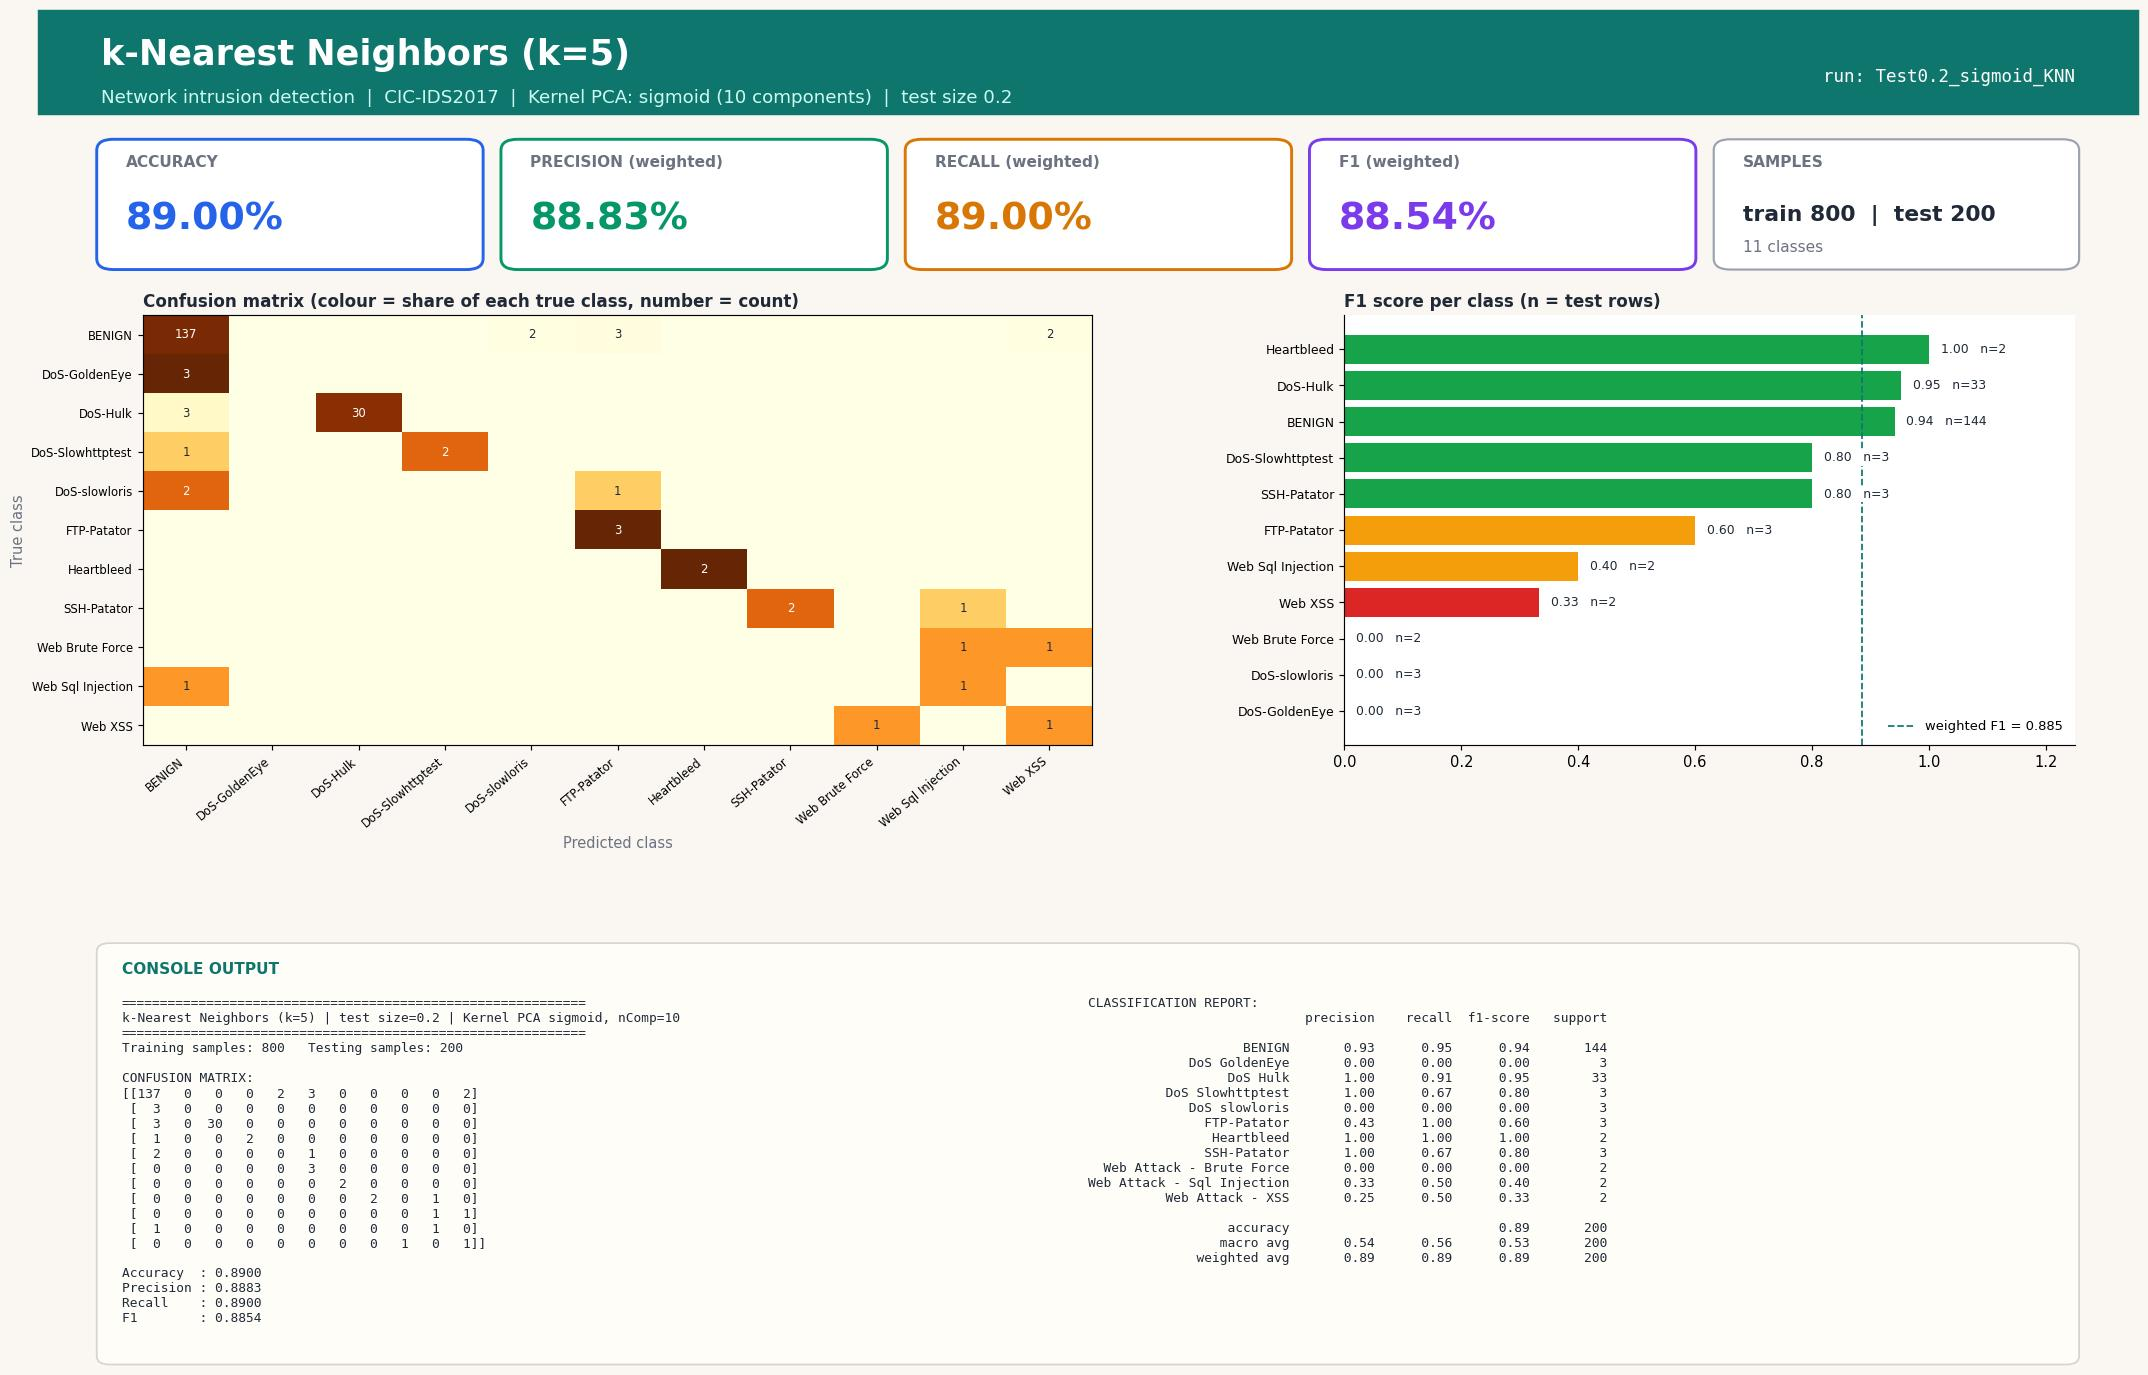

This figure's Python source:
#!/usr/bin/env python3
"""k-Nearest Neighbors (k=5) | Test size 0.2 | Kernel PCA kernel=sigmoid, n_components=10
CIC-IDS2017 (Tue+Wed+Thu-morning) 1000-row stratified sample.
Run in any IDE (Spyder / VS Code / PyCharm / Jupyter): open the file and press Run, no arguments needed.
Saves next to this file: 'Test0.2_sigmoid_KNN.jpg' - one image with the console output (confusion matrix, metrics, classification report) plus charts."""
import json, os
import numpy as np
import matplotlib.pyplot as plt
from sklearn.decomposition import KernelPCA
from sklearn.neighbors import KNeighborsClassifier
from sklearn.metrics import (accuracy_score, classification_report, confusion_matrix,
                             f1_score, precision_score, recall_score)
from sklearn.model_selection import train_test_split
from sklearn.preprocessing import StandardScaler

TEST_SIZE, KERNEL, N_COMP, ALG, ALG_NAME = 0.2, "sigmoid", 10, "KNN", "k-Nearest Neighbors (k=5)"
try:
    HERE = os.path.dirname(os.path.abspath(__file__))
except NameError:                      # Jupyter / interactive console
    HERE = os.getcwd()
def _find_root():                      # folder that contains data/sample.npz (works from any working directory)
    for p in (HERE, os.path.join(HERE, ".."), os.path.join(HERE, "..", ".."), os.getcwd()):
        if os.path.exists(os.path.join(p, "data", "sample.npz")):
            return os.path.abspath(p)
    raise FileNotFoundError("data/sample.npz not found - run prepare_data.py or keep the repo folder structure")
ROOT = _find_root()
tag = f"Test{TEST_SIZE}_{KERNEL}_{ALG}"

# 1. LOAD cached, cleaned sample (see prepare_data.py)
d = np.load(os.path.join(ROOT, "data", "sample.npz"), allow_pickle=True)
X, y, class_names = d["X"], d["y"], [str(c).replace("�", "-") for c in d["classes"]]

# 2. SPLIT
X_train, X_test, y_train, y_test = train_test_split(
    X, y, test_size=TEST_SIZE, random_state=42, stratify=y)

# 3. SCALE (fit on train only)
scaler = StandardScaler()
X_train = scaler.fit_transform(X_train); X_test = scaler.transform(X_test)

# 4. DIMENSIONALITY REDUCTION: Kernel PCA (fit on train only; gamma = sklearn default 1/n_features)
kpca = KernelPCA(n_components=N_COMP, kernel=KERNEL, random_state=0)
X_train = kpca.fit_transform(X_train); X_test = kpca.transform(X_test)

# 5. CLASSIFIER
classifier = KNeighborsClassifier(n_neighbors=5)
classifier.fit(X_train, y_train)
y_pred = classifier.predict(X_test)

# 6. METRICS
labels = np.arange(len(class_names))
cm = confusion_matrix(y_test, y_pred, labels=labels)
res = dict(test_size=TEST_SIZE, kernel=KERNEL, n_components=N_COMP, algorithm=ALG, model=ALG_NAME,
           n_train=int(len(y_train)), n_test=int(len(y_test)),
           accuracy=accuracy_score(y_test, y_pred),
           precision=precision_score(y_test, y_pred, average="weighted", zero_division=0),
           recall=recall_score(y_test, y_pred, average="weighted", zero_division=0),
           f1=f1_score(y_test, y_pred, average="weighted", zero_division=0))
report = classification_report(y_test, y_pred, labels=labels, target_names=class_names, zero_division=0)
lines = ["=" * 60, f"{ALG_NAME} | test size={TEST_SIZE} | Kernel PCA {KERNEL}, nComp={N_COMP}", "=" * 60,
         f"Training samples: {len(y_train)}   Testing samples: {len(y_test)}", "", "CONFUSION MATRIX:", np.array2string(cm), ""]
for k in ("accuracy", "precision", "recall", "f1"): lines.append(f"{k.capitalize():10s}: {res[k]:.4f}")
lines += ["", "CLASSIFICATION REPORT:", report]
console_output = "\n".join(lines); print(console_output)

# 7. VISUAL OUTPUT: ONE report-style image (banner, KPI cards, charts, console output) - real results only
from matplotlib.patches import FancyBboxPatch, Rectangle
short = [c.replace("Web Attack - ", "Web ").replace("DoS ", "DoS-") for c in class_names]
rep = classification_report(y_test, y_pred, labels=labels, target_names=class_names, zero_division=0, output_dict=True)
cmn = cm / np.maximum(cm.sum(axis=1, keepdims=True), 1)          # row-normalised = per-class recall
INK, MUTED, BG, ACC = "#1f2937", "#6b7280", "#faf7f2", "#0f766e"
fig = plt.figure(figsize=(20, 13.2), dpi=105, facecolor=BG)
fig.add_artist(Rectangle((0, 0.925), 1, 0.075, transform=fig.transFigure, color=ACC, zorder=0))
fig.text(0.03, 0.968, f"{ALG_NAME}", fontsize=24, fontweight="bold", color="white", va="center")
fig.text(0.03, 0.937, f"Network intrusion detection  |  CIC-IDS2017  |  Kernel PCA: {KERNEL} ({N_COMP} components)  |  test size {TEST_SIZE}",
         fontsize=12.5, color="#ccfbf1", va="center")
fig.text(0.97, 0.952, f"run: {tag}", fontsize=12, color="white", ha="right", va="center", family="monospace")

# KPI cards
cards = [("ACCURACY", res["accuracy"], "#2563eb"), ("PRECISION (weighted)", res["precision"], "#059669"),
         ("RECALL (weighted)", res["recall"], "#d97706"), ("F1 (weighted)", res["f1"], "#7c3aed")]
for i, (lab, v, col) in enumerate(cards):
    x0 = 0.03 + i * 0.1925
    fig.add_artist(FancyBboxPatch((x0, 0.815), 0.18, 0.09, boxstyle="round,pad=0.002,rounding_size=0.008", transform=fig.transFigure,
                                  facecolor="white", edgecolor=col, linewidth=2))
    fig.text(x0 + 0.012, 0.887, lab, fontsize=10.5, color=MUTED, fontweight="bold")
    fig.text(x0 + 0.012, 0.842, f"{v * 100:.2f}%", fontsize=26, color=col, fontweight="bold")
fig.add_artist(FancyBboxPatch((0.80, 0.815), 0.17, 0.09, boxstyle="round,pad=0.002,rounding_size=0.008", transform=fig.transFigure,
                              facecolor="white", edgecolor="#9ca3af", linewidth=1.5))
fig.text(0.812, 0.887, "SAMPLES", fontsize=10.5, color=MUTED, fontweight="bold")
fig.text(0.812, 0.848, f"train {res['n_train']}  |  test {res['n_test']}", fontsize=15, color=INK, fontweight="bold")
fig.text(0.812, 0.826, f"{len(class_names)} classes", fontsize=10.5, color=MUTED)

gs = fig.add_gridspec(1, 2, left=0.05, right=0.97, top=0.78, bottom=0.47, wspace=0.30, width_ratios=[1.3, 1])
ax1 = fig.add_subplot(gs[0, 0]); ax2 = fig.add_subplot(gs[0, 1])
for ax in (ax1, ax2): ax.set_facecolor("white")
im = ax1.imshow(cmn, cmap="YlOrBr", vmin=0, vmax=1, aspect="auto")
ax1.set_xticks(labels); ax1.set_yticks(labels); ax1.set_xticklabels(short, rotation=40, ha="right", fontsize=8); ax1.set_yticklabels(short, fontsize=8)
ax1.set_title("Confusion matrix (colour = share of each true class, number = count)", loc="left", fontsize=11.5, color=INK, fontweight="bold")
ax1.set_xlabel("Predicted class", color=MUTED); ax1.set_ylabel("True class", color=MUTED)
for a_ in labels:
    for b_ in labels:
        if cm[a_, b_]: ax1.text(b_, a_, cm[a_, b_], ha="center", va="center", fontsize=8, color="white" if cmn[a_, b_] > 0.6 else INK)
f1s = [rep[c]["f1-score"] for c in class_names]; sup = [int(rep[c]["support"]) for c in class_names]
order = np.argsort(f1s)
cols = ["#dc2626" if f1s[i] < 0.34 else "#f59e0b" if f1s[i] < 0.67 else "#16a34a" for i in order]
ax2.barh(range(len(order)), [f1s[i] for i in order], color=cols)
ax2.set_yticks(range(len(order))); ax2.set_yticklabels([short[i] for i in order], fontsize=8.5); ax2.set_xlim(0, 1.25)
ax2.set_title("F1 score per class (n = test rows)", loc="left", fontsize=11.5, color=INK, fontweight="bold")
for k, i in enumerate(order): ax2.text(f1s[i] + 0.02, k, f"{f1s[i]:.2f}   n={sup[i]}", va="center", fontsize=8.5, color=INK, zorder=5, bbox=dict(facecolor="white", edgecolor="none", pad=1))
for sp in ("top", "right"): ax2.spines[sp].set_visible(False)
ax2.axvline(res["f1"], color=ACC, ls="--", lw=1.2, label=f"weighted F1 = {res['f1']:.3f}"); ax2.legend(loc="lower right", fontsize=9, frameon=False)

# console output panel (same text that is printed to the console)
fig.add_artist(FancyBboxPatch((0.03, 0.025), 0.94, 0.30, boxstyle="round,pad=0.002,rounding_size=0.006", transform=fig.transFigure,
                              facecolor="#fffdf8", edgecolor="#d6d3d1", linewidth=1.2))
fig.text(0.04, 0.305, "CONSOLE OUTPUT", fontsize=10.5, color=ACC, fontweight="bold")
split_at = lines.index("CLASSIFICATION REPORT:")
fig.text(0.04, 0.288, "\n".join(lines[:split_at]), family="monospace", fontsize=8.8, color=INK, va="top")
fig.text(0.50, 0.288, "\n".join(lines[split_at:]), family="monospace", fontsize=8.8, color=INK, va="top")
plt.savefig(os.path.join(HERE, tag + ".jpg"), format="jpg", bbox_inches="tight", facecolor=BG)
if os.environ.get("ACN_NO_SHOW") != "1": plt.show()   # IDEs display the image; run_all.py disables this
plt.close()

os.makedirs(os.path.join(ROOT, "results", "json"), exist_ok=True)
with open(os.path.join(ROOT, "results", "json", tag + ".json"), "w") as f: json.dump(res, f)
